Frame 1 (no input): blank canvas, image omitted
Frame 60 (the mouse pressed at the canvas centre just before this capture): blank canvas, image omitted
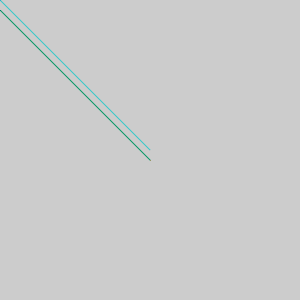
Frame 120 (the mouse held since frame 60 and released just before this capture)

The Processing sketch whose frames 1 and 60 were blank and that drew this single picture after the mouse press (run headless with seeded random() and noise(); from frame 60 on, the mouse is pressed at the canvas centre):

// Processing sketch: SimplestDrawingApp
// ── SimplestDrawingApp.pde
/* By Jane Friedhoff, D+T2013.*/

/* The Simplest Drawing App Ever
  Most things can be expressed in code if you can put them into logical terms. Take drawing a line. Any line
  I draw can just be defined as a series of points, right? If you draw a line between one point and the point
  I drew before it (or after it), and just keep going until you reach the end of the points, you have
  the line I drew. We can make a drawing app based on that principle.
*/

void setup() {
 size(300, 300); // we want enough space to draw in, of course
}

void draw() {
  // Want to add some color? Try adding a stroke value. Stroke takes 3 values (R, G, B) from 0-255.
  // Again, any value that spits out a number is fair game to be used as a variable.
  
  // Let's use mouseX and mouseY (current x and y of mouse) and pmouseX and pmouseY (previous values)
  
  stroke(50+pmouseX, 50+mouseY, 200);
  line(pmouseX, pmouseY, mouseX, mouseY); 
  
  // You can add complexity (ironically) very simply. What if you drew another line with the values
  // of the mouse inputs, but shifted slightly?
  
  stroke(pmouseY, mouseX, 100); // if we want a new color for this line, we need a new stroke command
  line(pmouseX, pmouseY + 10, mouseX, mouseY + 10); // we're adjusting the y value, so this line will not
                                                    // be drawn at the same height as the other
                                                    // You can make as many lines as you like by just
                                                    // adding and subtracting from your variables
  
}
